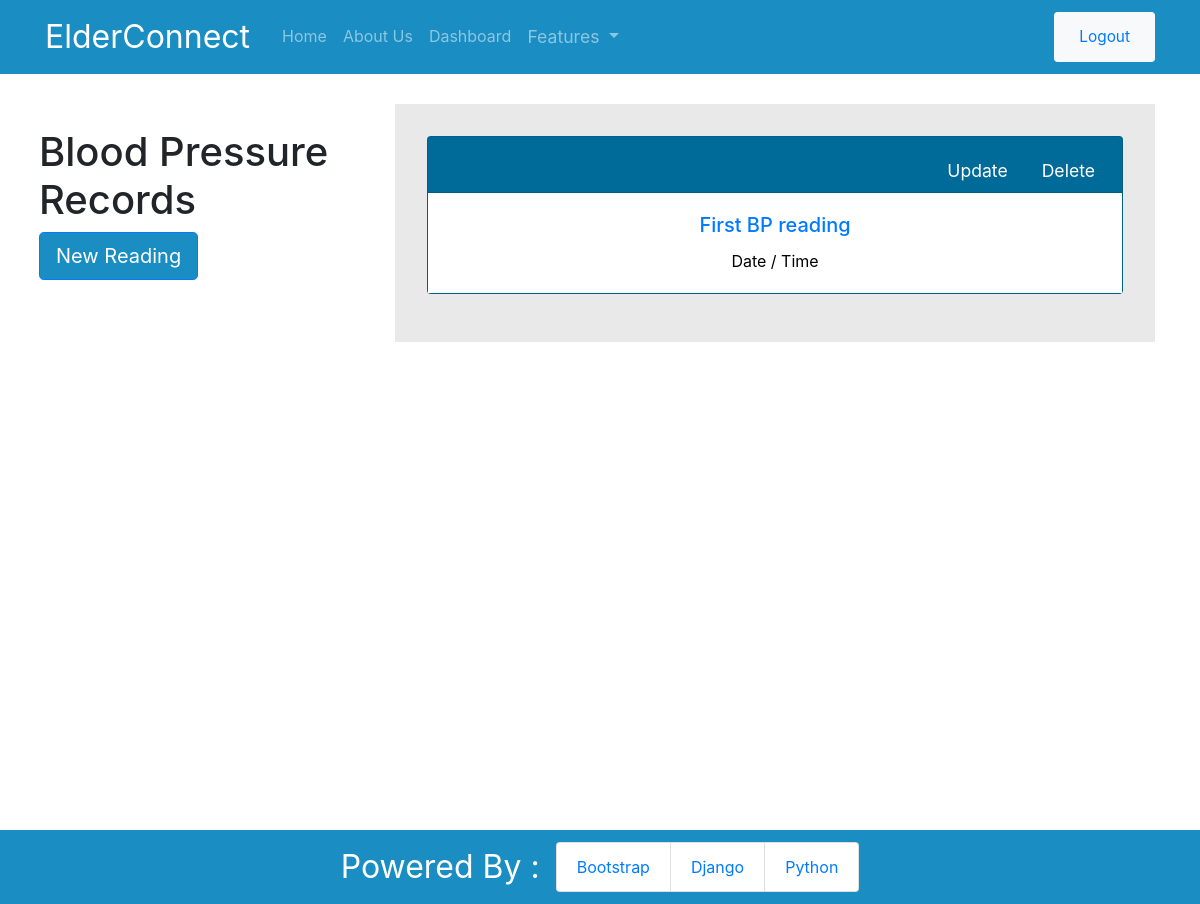
Page /blood-pressure/ (signed in) on the earlier database version.
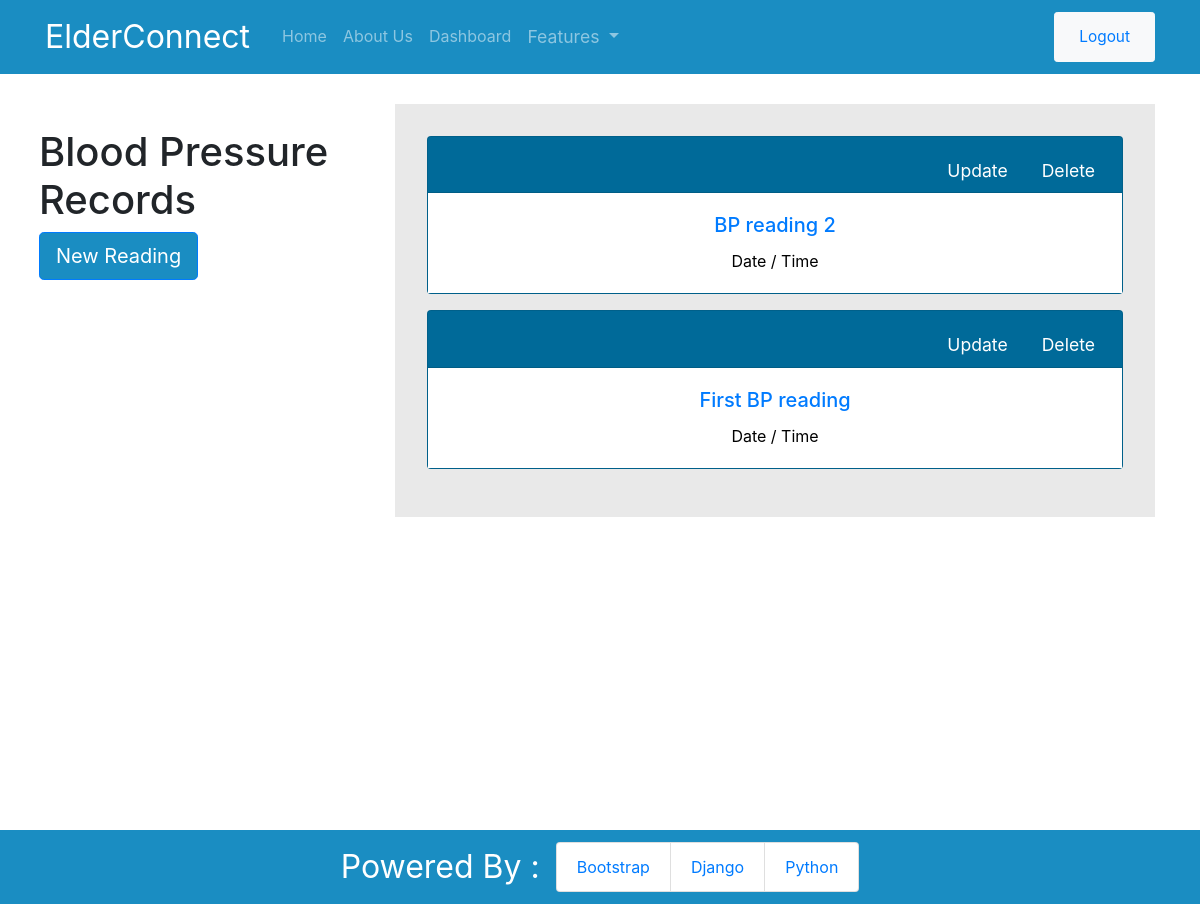
Same page on the later database version.
### app/models.py (models this page shows, shortened)
class BloodPressure(models.Model):
    title = models.CharField(max_length=100)
    comments = models.CharField(max_length=300)
    date = models.DateField(default=date.today)
    time = models.TimeField()
    systolic = models.PositiveIntegerField(validators=[MaxValueValidator(300)])
    diastolic = models.PositiveIntegerField(validators=[MaxValueValidator(250)])
    user = models.ForeignKey(User, on_delete=models.CASCADE)

### app/views.py (the view)
# urls.py: path('blood-pressure/', views.BPListView.as_view(), name='bp'),
class BPListView(ListView):
    model = BloodPressure
    fields = ['title', 'date', 'time', 'systolic', 'diastolic']
    template_name = 'app/bloodpressure.html'
    context_object_name = 'bps'
    paginate_by = 5
    def get_queryset(self):
        return BloodPressure.objects.filter(user=self.request.user).order_by('-date')

### app/templates/app/bloodpressure.html (shortened to what this page needs)
{% extends 'app/base.html' %}
{% block content %}
<div class="reminders-page">
    <div class="row container-fluid">
        <div class="col-md-4 pl-4 mt-4">
            <h1>Blood Pressure Records</h1>
            <a href="{% url 'bp-create' %}" class="btn btn-lg btn-outline-primary new-reminder">New Reading</a>
        </div>
        <div class="col-md-8 reminders-page-list">
        {% for bp in bps %}
            <div class="card mb-3 text-center">
                <div class="card-header">
                    <ul class="nav nav-tabs card-header-tabs justify-content-end">
                        <li class="nav-item">
                            <a class="nav-link card-link-button" href="{% url 'bp-update' bp.id %}">Update</a>
                        </li>
                        <li class="nav-item">
                            <a class="nav-link card-link-button card-link-delete" href="{% url 'bp-delete' bp.id %}">Delete</a>
                        </li>
                    </ul>
                </div>
                <div class="card-body reminder-card-body">
                    <h5 class="card-title">
                        <a href="{% url 'bp-detail' bp.id %}">{{ bp.title }}</a>
                    </h5>
                    <p class="card-text">
                        Date / Time
                    </p>
                </div>
            </div>
        {% endfor %}
        </div>
    </div>
</div>
{% endblock content %}

Differences in the rows shown:
added BloodPressure: title "BP reading 2"
